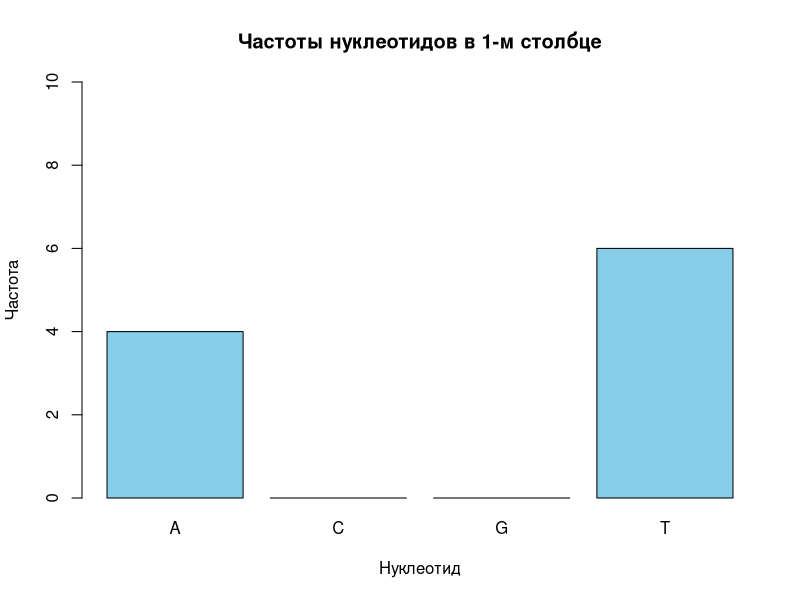

Write the R code that produced this figure.
motifs2 <- matrix(c(
  "a", "C", "g", "G", "T", "A", "A", "t", "t", "C", "a", "G",
  "t", "G", "G", "G", "C", "A", "A", "T", "t", "C", "C", "a",
  "A", "C", "G", "t", "t", "A", "A", "t", "t", "C", "G", "G",
  "T", "G", "C", "G", "G", "G", "A", "t", "t", "C", "C", "C",
  "t", "C", "G", "a", "A", "A", "A", "t", "t", "C", "a", "G",
  "A", "C", "G", "G", "C", "G", "A", "a", "t", "T", "C", "C",
  "T", "C", "G", "t", "G", "A", "A", "t", "t", "a", "C", "G",
  "t", "C", "G", "G", "G", "A", "A", "t", "t", "C", "a", "C",
  "A", "G", "G", "G", "T", "A", "A", "t", "t", "C", "C", "G",
  "t", "C", "G", "G", "A", "A", "A", "a", "t", "C", "a", "C"
), nrow = 10, byrow = TRUE)
print(motifs2)

motifs2 <- toupper(motifs2)
print(motifs2)

count_matrix <- apply(
  motifs2, 2,
  function(col) table(factor(col, levels = c("A","C","G","T")))
)
count_matrix <- as.matrix(count_matrix)
print(count_matrix)

profile_matrix <- count_matrix / nrow(motifs2)
print(profile_matrix)

scoreMotifs <- function(matrix) {
  counts <- apply(matrix, 2, function(col) table(factor(col, levels = c("A","C","G","T"))))
  counts <- as.matrix(counts)
  sum(nrow(matrix) - apply(counts, 2, max))
}

score <- scoreMotifs(motifs2)
print(score)

getConsensus <- function(matrix) {
  counts <- apply(matrix, 2, function(col) table(factor(col, levels = c("A","C","G","T"))))
  counts <- as.matrix(counts)
  i <- apply(counts, 2, which.max)
  consensus <- c("A","C","G","T")[i]
  paste0(consensus, collapse = "")
}

consensus <- getConsensus(motifs2)
print(consensus)

barplot(count_matrix[,1],
        col  = "skyblue",
        main = "Частоты нуклеотидов в 1-м столбце",
        xlab = "Нуклеотид", ylab = "Частота", ylim = c(0, nrow(motifs2)))
